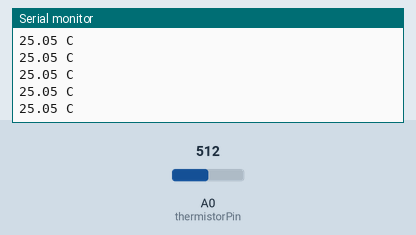
A sketch run on a simulated Arduino Uno, built with avr-gcc and run on an emulated ATmega328P. On the bench: the last lines printed to the serial monitor. The inputs (shaded band) are chosen by the test bench; at power-on: A0 (thermistorPin) = 512.

Above: at 2.7 s.
2.8 s: A0 (thermistorPin) set to 925
At 2.86 s:
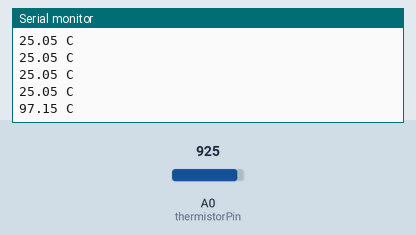
4.3 s: A0 (thermistorPin) set to 950
At 4.33 s:
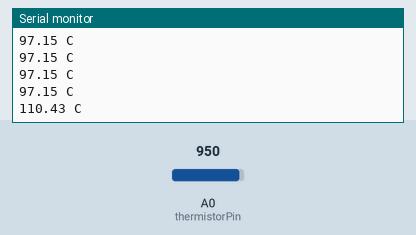
Timing chart, 0 to 7.3 s (numbered marks = the images above; inputs shaded):
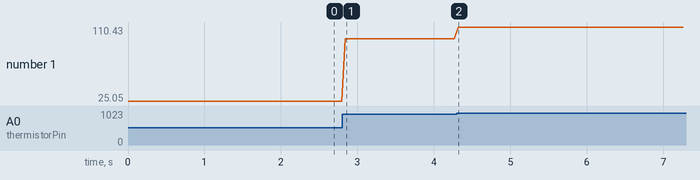

The sketch:

_08_ThermistorModule.ino
```cpp
/***********************************************************
File name: _08_ThermistorModule.ino
Description: We measure the information of thermistor, and
             displayed in the serial monitor
Website: www.adeept.com
E-mail: support@adeept.com
Author: Tom
Date: 2016/06/12
***********************************************************/
int thermistorPin = 0;             //thermistor connected to analog pin 0
void setup()
{
  pinMode(thermistorPin, INPUT);   //Set analog 0 port mode, the INPUT for the input
  Serial.begin(9600);             //opens serial port, sets data rate to 9600 bps
}
void loop()
{
  float a = analogRead(thermistorPin);
  //the calculating formula of temperature
  float resistor = (1023.0*10000)/a-10000;
  float tempC = (3435.0/(log(resistor/10000)+(3435.0/(273.15+25)))) - 273.15;
  Serial.print(tempC);          //send data to the serial monitor
  Serial.println(" C");          //send data to the serial monitor
  delay(50);                       //delay 0.05 s
}
```

Measured:
- after the input at 2.8 s, the serial monitor: prints a new line at once (image 1)
- after the input at 4.3 s, the serial monitor: prints a new line at once (image 2)
- plotted number 1: 25.05 → 97.15 after the input at 2.8 s, 97.15 → 110.43 after the input at 4.3 s
